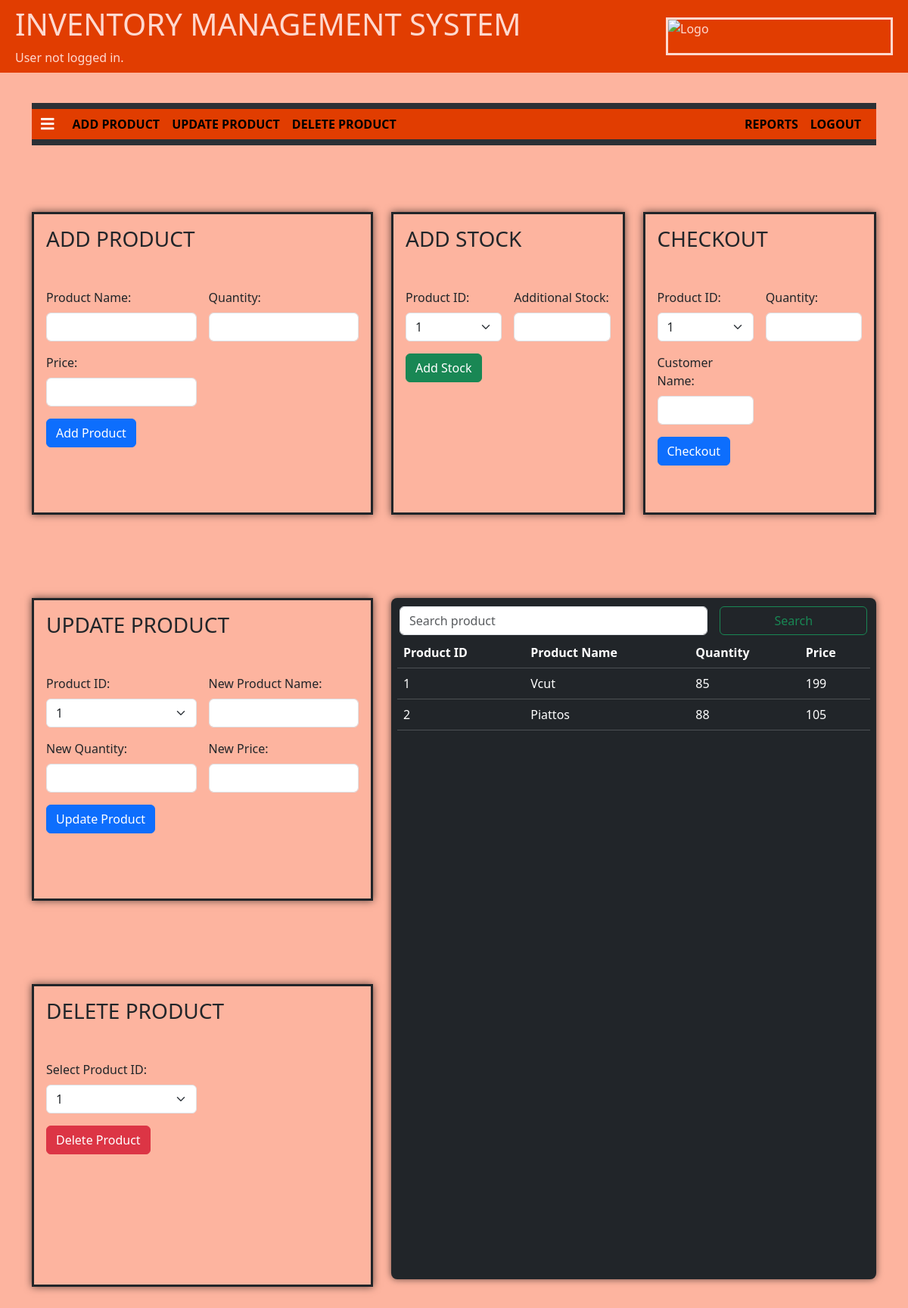
The page / on the database its author committed.
### tables this page shows
CREATE TABLE IF NOT EXISTS `product` (
  `Product_ID` int NOT NULL AUTO_INCREMENT,
  `Product_Name` varchar(100) NOT NULL,
  `Quantity` int NOT NULL,
  `Price` decimal(10,0) NOT NULL,
  PRIMARY KEY (`Product_ID`)
);

### index.php (the view, shortened to what this page needs)
<!DOCTYPE html>
<html lang="en">
<head>
    <link href="https://cdn.jsdelivr.net/npm/bootstrap@5.3.1/dist/css/bootstrap.min.css" rel="stylesheet">
    <link rel="stylesheet" href="https://use.fontawesome.com/releases/v5.7.1/css/all.css">
    <link rel="stylesheet" href="./css/styleIndex.css">
</head>
<body>
    <div class="container-fluid">
        <div class="d-flex justify-content-between align-items-center p-2">
            <div>
                <h1 style="display: inline-block;">INVENTORY MANAGEMENT SYSTEM</h1>
                <div>
                    <?php
                    if(isset($_SESSION['name'])) {
                    $name = $_SESSION['name'];
                    echo "Welcome, $name!";
                    } else {
                    echo "User not logged in.";
                    }
                    ?>
                </div>
            </div>
            <div class="d-flex align-items-center" style=" border: solid; height:50px; width:300px; overflow: hidden; ">
                <img src="./img/loginBG.jpg" alt="Logo" class="container-image">
            </div>
        </div>
    </div>
    <div class="container-md" style="padding-top: 5vh;">
      <nav class="navbar navbar-expand-lg bg-body-tertiary"  data-bs-theme="dark">
        <div class="container-fluid">
          <a class="navbar-brand" href="#"><i class="fas fa-bars"></i></a>
            <div class="collapse navbar-collapse" id="navbarNavAltMarkup">
                <div class="navbar-nav">
                    <a class="nav-link" aria-current="page" href="#add">ADD PRODUCT</a>
                    <a class="nav-link" href="#update">UPDATE PRODUCT</a>
                    <a class="nav-link" href="#delete">DELETE PRODUCT</a>
                </div>
                <div class="navbar-nav ms-auto">
                    <a class="nav-link" href="report_page.php">REPORTS</a>
                    <a class="nav-link" href="./php/logout.php">LOGOUT</a>
                </div>
            </div>
        </div>
      </nav>
        <div class="row">
            <div class="col-md-5" >
              <div>
                <br id="add"><br>
              </div>
              <div class="container">
                <h3 class="mb-5">ADD PRODUCT</h3>
                <form class="row g-3" action="./php/process_product.php" method="post">
                  <div class="col-md-6">
                      <label for="productName" class="form-label">Product Name:</label>
                      <input type="text" class="form-control" id="productName" name="productName" required>
                  </div>
                  <div class="col-md-6">
                      <label for="quantity" class="form-label">Quantity:</label>
                      <input type="number" class="form-control" id="quantity" name="quantity" required>
                  </div>
                  <div class="col-md-6">
                      <label for="price" class="form-label">Price:</label>
                      <input type="number" class="form-control" id="price" name="price" required>
                  </div>
                  <div class="col-12">
                      <button type="submit" class="btn btn-primary" name="addProduct">Add Product</button>
                  </div>
                </form>
              </div>
              <div>
                <br id="update">
              </div>
              <div class="container">
                <h3 class="mb-5" >UPDATE PRODUCT</h3>
                <form class="row g-3" action="./php/process_product.php" method="post">
                  <div class="col-md-6">
                      <label for="productIdUpdate" class="form-label">Product ID:</label>
                      <select class="form-select" id="productIdUpdate" name="productId" required onchange="fetchProductDetails()">
                          <?php
                          include 'connect.php';
                          $result = $conn->query("SELECT `Product_ID` FROM `product`");
                          while ($row = $result->fetch_assoc()) {
                              echo '<option value="' . $row['Product_ID'] . '">' . $row['Product_ID'] . '</option>';
                          }
                          ?>
                      </select>
                  </div>
                  <div class="col-md-6">
                      <label for="productNameUpdate" class="form-label">New Product Name:</label>
                      <input type="text" class="form-control" id="productNameUpdate" name="productName" required>
                  </div>
                  <div class="col-md-6">
                      <label for="quantityUpdate" class="form-label">New Quantity:</label>
                      <input type="number" class="form-control" id="quantityUpdate" name="quantity" required>
                  </div>
                  <div class="col-md-6">
                      <label for="priceUpdate" class="form-label">New Price:</label>
                      <input type="number" class="form-control" id="priceUpdate" name="price" required>
                  </div>
                  <div class="col-12">
                      <button type="submit" class="btn btn-primary" name="updateProduct">Update Product</button>
                  </div>
                </form>
              </div>
              <div>
                <br id="delete">
              </div>
              <div class="container">
                <h3 class="mb-5" id="delete">DELETE PRODUCT</h3>
                <form class="row g-3" action="./php/process_product.php" method="post">
                  <div class="col-md-6">
                      <label for="productIdDelete" class="form-label">Select Product ID:</label>
                      <select class="form-select" id="productIdDelete" name="productId" required>
                          <?php
                          include 'connect.php';
                          $result = $conn->query("SELECT `Product_ID` FROM `product`");
                          while ($row = $result->fetch_assoc()) {
                              echo '<option value="' . $row['Product_ID'] . '">' . $row['Product_ID'] . '</option>';
                          }
                          ?>
                      </select>
                  </div>
                  <div class="col-12">
                      <button type="submit" class="btn btn-danger" name="deleteProduct">Delete Product</button>
                  </div>
                </form>
              </div>
            </div>
            <div class="col-md-7">
              <div class="row">
                <div class="col-md-6">
                  <div>
                      <br id="addStock"><br>
                  </div>
                  <div class="container">
                      <h3 class="mb-5">ADD STOCK</h3>
                      <form class="row g-3" action="./php/process_product.php" method="post">
                          <div class="col-md-6">
                              <label for="productIdAddStock" class="form-label">Product ID:</label>
                              <select class="form-select" id="productIdAddStock" name="productId" required>
                                  <?php
                                  $result = $conn->query("SELECT `Product_ID` FROM `product`");
                                  while ($row = $result->fetch_assoc()) {
                                      echo '<option value="' . $row['Product_ID'] . '">' . $row['Product_ID'] . '</option>';
                                  }
                                  ?>
                              </select>
                          </div>
                          <div class="col-md-6">
                              <label for="quantityAddStock" class="form-label">Additional Stock:</label>
                              <input type="number" class="form-control" id="quantityAddStock" name="quantity" required>
                          </div>
                          <div class="col-12">
                              <button type="submit" class="btn btn-success" name="addStock">Add Stock</button>
                          </div>
                      </form>
                    </div>
                  </div>
                  <div class="col-md-6">
                    <div>
                        <br id="checkout"><br>
                    </div>
                    <div class="container">
                        <h3 class="mb-5">CHECKOUT</h3>
                        <form class="row g-3" action="./php/process_product.php" method="post">
                            <div class="col-md-6">
                                <label for="productIdCheckout" class="form-label">Product ID:</label>
                                <select class="form-select" id="productIdCheckout" name="productId" required>
                                    <?php
                                    $result = $conn->query("SELECT `Product_ID` FROM `product`");
                                    while ($row = $result->fetch_assoc()) {
                                        echo '<option value="' . $row['Product_ID'] . '">' . $row['Product_ID'] . '</option>';
                                    }
                                    ?>
                                </select>
                            </div>
                            <div class="col-md-6">
                                <label for="quantityCheckout" class="form-label">Quantity:</label>
                                <input type="number" class="form-control" id="quantityCheckout" name="quantity" required>
                            </div>
                            <div class="col-md-6">
                                <label for="customerName" class="form-label">Customer Name:</label>
                                <input type="text" class="form-control" id="customerName" name="customerName" required>
                            </div>
                            <div class="col-12">
                              <button type="submit" class="btn btn-primary" name="subtractStock">Checkout</button>
                            </div>
                        </form>
                    </div>
                </div>
              </div>
              <div>
                <br id="inventory">
              </div>
              <div class="overflow-y-auto p-2" id="productList" style="background-color:#212529; border-radius:8px; min-height: 900px;  width:auto; margin-top: 5vh;">
                  <div style="border:solid;">
                    <form class="row g-3" id="searchForm" method="get" role="search">
                      <div class="col-md-8">
                        <input class="form-control" type="text" name="search" id="searchTerm" placeholder="Search product" aria-label="Search">
                      </div>
                      <div class="col-md-4">
                        <button id="searchBtn" class="btn btn-outline-success" type="submit">Search</button>
                      </div>
                    </form>
                  </div>
                  <?php
                  include 'connect.php';
                  $sql = "SELECT * FROM product";
                  $result = $conn->query($sql);
                  if ($result->num_rows > 0) {
                      echo "<table class='table table-dark table-hover' id='productTable'>";
                      echo '
                          <thead>
                              <tr>
                                  <th scope="col">Product ID</th>
                                  <th scope="col">Product Name</th>
                                  <th scope="col">Quantity</th>
                                  <th scope="col">Price</th>
                              </tr>
                          </thead>';
                      echo '<tbody id="productTableBody">';
                      while ($row = $result->fetch_assoc()) {
                          echo '<tr>';
                          echo "<td>" . $row["Product_ID"] . "</td>";
                          echo "<td>" . $row["Product_Name"] . "</td>";
                          echo "<td>" . $row["Quantity"] . "</td>";
                          echo "<td>" . $row["Price"] . "</td>";
                          echo '</tr>';
                      }
                      echo '</tbody>';
                      echo "</table>";
                  } else {
                      echo "<p>No records found</p>";
                  }
                  ?>
              </div>
            </div>
        </div>
    </div>
</body>
</html>

### css/styleIndex.css (style rules this page uses)
body { background-color: #fdb49f; }
.container-fluid { background-color: #e13d01; color: #fed9cf; }
.container-image { width: 100%; height: 100%; object-fit: cover; display: block; }
.container { width: 100%; height: 400px; display: inline-block; padding: 2vh; margin-top: 5vh; margin-bottom: 5vh; box-shadow: 0 0 10px rgba(0, 0, 0, 0.6); border: solid; overflow: hidden; }
#productList { box-shadow: 0 0 10px rgba(0, 0, 0, 0.6); }
.navbar { background-color: #f8f9fa; position: sticky; width: 100%; top: 0; z-index: 1000; color: #fff; font-weight: bold; }
.navbar-nav .nav-link { color: black; }
button { background-color: #e13d01; padding: 7px; border-radius: 3px; border: 0px; font-weight: bold; }
#searchBtn { width: 195px; }

### rows shown on the page
product: Product_ID "1", Product_Name "Vcut", Quantity "85", Price "199"
product: Product_ID "2", Product_Name "Piattos", Quantity "88", Price "105"

### other values the page prints
form field productId "1"
